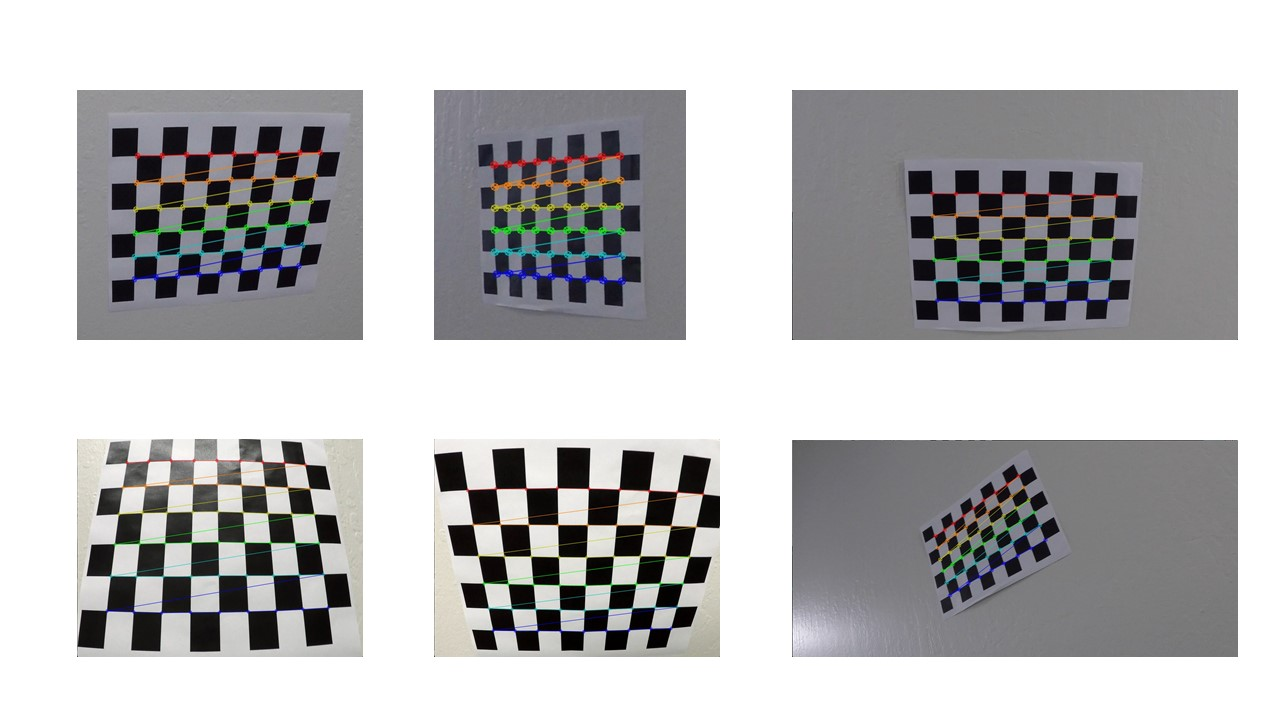
#> input picture calibration.JPG, 1280 x 720 px
$ python -i Advanced_lane_finding_resubmission.py   (imports and definitions only)   (older library calls are emulated)
#> lines starting #> are read from the running program, lines starting #| are printed output that depends on the picture


"""
This code was mostly taken from udacity carnd classroom Lesson 15 Advanced lane finding

And the functionalities were tested and compared with the code in the following repository
https://github.com/jeremy-shannon/CarND-Advanced-Lane-Lines/blob/master/project.ipynb
"""
#------------------- Importing Libraries ------------------------------------------------------------------------------------------------------------#
import numpy as np
import cv2
import glob
import matplotlib.pyplot as plt
from moviepy.editor import VideoFileClip

#------------------- Calibrate Camera Once  ---------------------------------------------------------------------------------------------------#

objpoints = [] # 3d points in real world space
imgpoints = [] # 2d points in image plane.

objp = np.zeros((6*9,3), np.float32) # first we construct a 3d array of all zeros, in our 2D image target we always have Z=0
objp[:,:2] = np.mgrid[0:9, 0:6].T.reshape(-1,2) # so, we keep Z=0 as it is and we generate a grid corresponding to our x,y corners preknown numbers

images = glob.glob('camera_cal/calibration*.jpg')
# [9 lines not run here, left out]

# [1 line that did not run here, left out]


#------------------- Defining necessary functions ---------------------------------------------------------------------------------------------------#
# [290 lines left out: functions Undistort, Birdeye, pipeline, Findlines, draw_lane, draw_data, not called in this run]


def process(frame): # video frame processing pipeline
    undist= Undistort (frame,mtx, dist) #undistort
    warped,Minv= Birdeye(undist) # warp prespective
    combined_binary1=pipeline(warped) # make it binary
    combined_binary2= combined_binary1[:,:,0] # make the binary 2D
    left_curverad, right_curverad, center_dist, left_fit, right_fit= Findlines (combined_binary2) # findlines on binary
    curv_rad= (left_curverad+right_curverad)/2 # calculate average curvature of both lines
    result, newwarp= draw_lane(undist, combined_binary1,left_fit, right_fit, Minv) # draw lane on frame
    newimg= draw_data(result, curv_rad, center_dist) # draw measurment data on frame
    return newimg

#----------------------------------------------------------------------------------------------------------------------------------------------------#

# [2 lines not run here, left out]

left_fit=[]
right_fit=[]


 #--------------------------------------------------------------------------------------------------

video_output1 = 'project_output_resubmission.mp4'
# [1 line that did not run here, left out]
# [1 line that did not run here, left out]
# [1 line not run here, left out]

#---------------------------------------------------------------------------------------------------
'''
cap = cv2.VideoCapture('challenge_video.mp4')
cv2.namedWindow('frames')

while(cap.isOpened()):
    ret, image = cap.read()

    if ret is True:
        image = process(image)
        cv2.imshow('frames', image) # show the combined image
        k= cv2.waitKey(5) & 0xFF

        if k==15:
         break

cv2.destroyAllWindows()
cap.release()
'''
#--------------------------------------------------------------------------------------------------
'''
test= glob.glob('test_images/*.jpg')

for t in test :
    image= cv2.imread(t)
    image = process(image)
    plt.imshow(image)
'''


>>> import cv2
>>> picture = cv2.imread('calibration.JPG', cv2.IMREAD_GRAYSCALE)
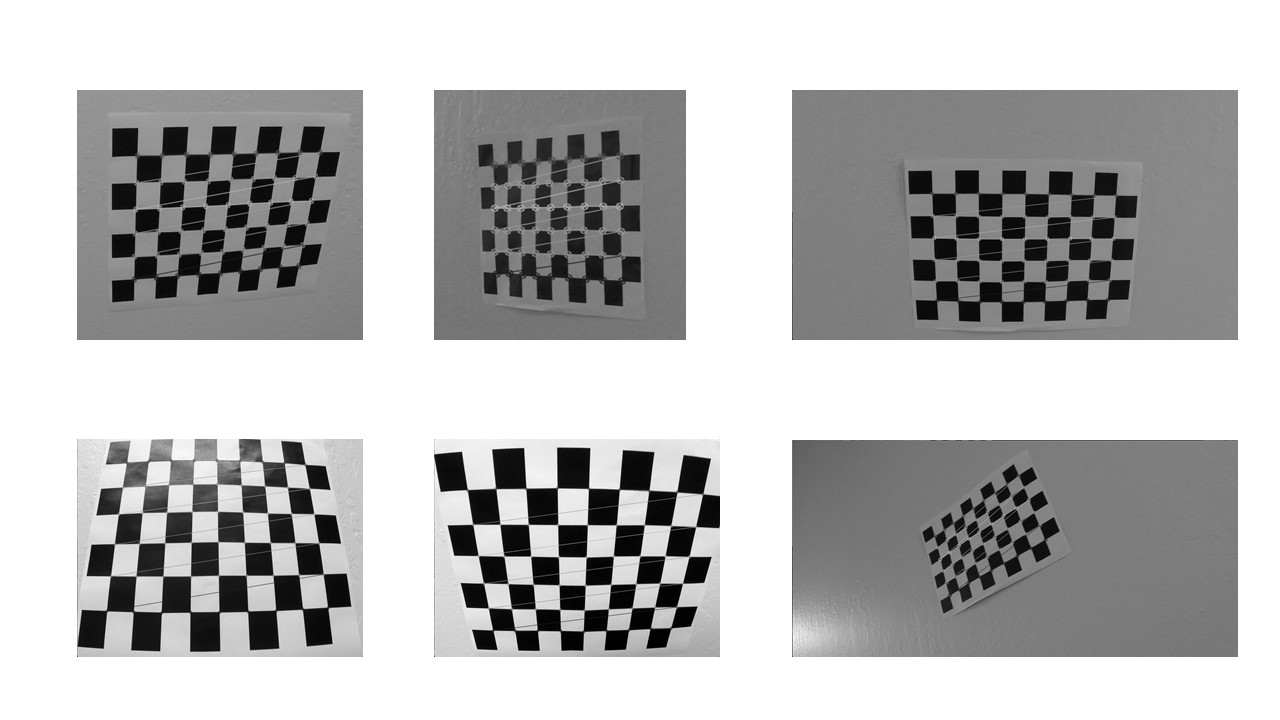
#> picture: shape (720, 1280); min 0, max 255, mean 186.4
#> (the run stopped early here; a loop or call above may not have finished)

$ run again, on processing.JPG
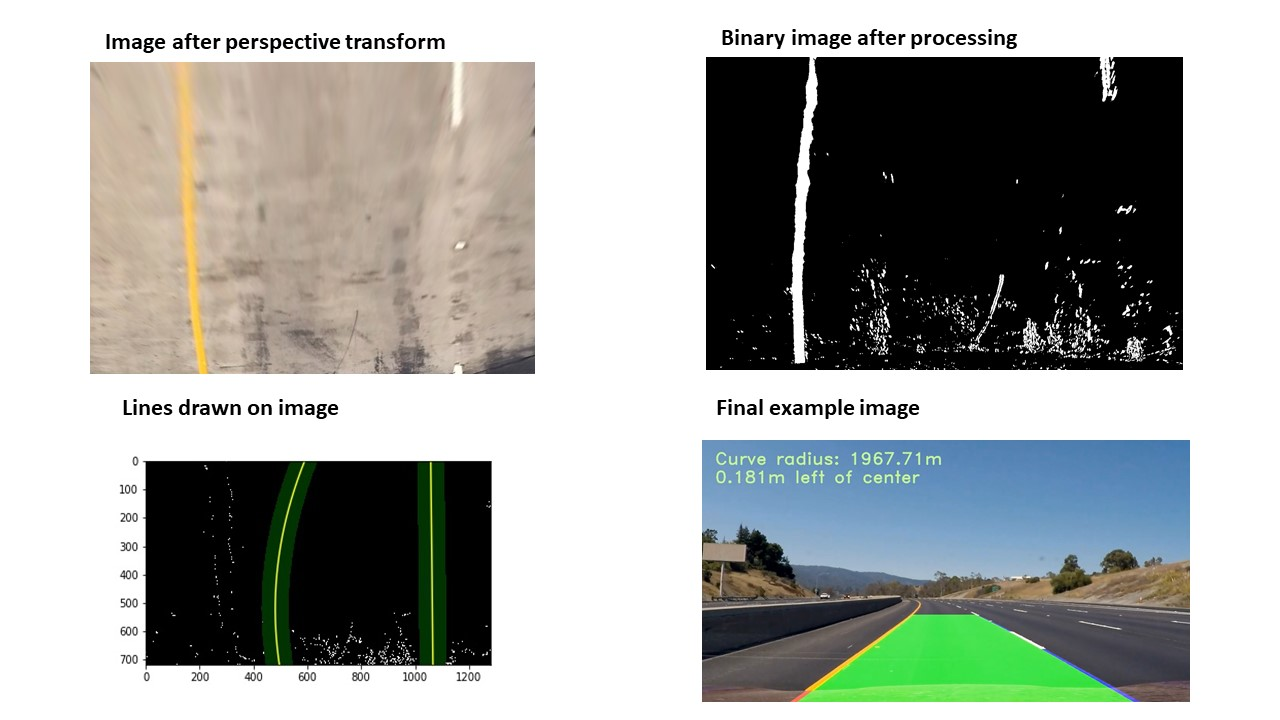
#> input picture processing.JPG, 1280 x 720 px
#> `picture = cv2.imread('calibration.JPG', cv2.IMREAD_GRAYSCALE)`:
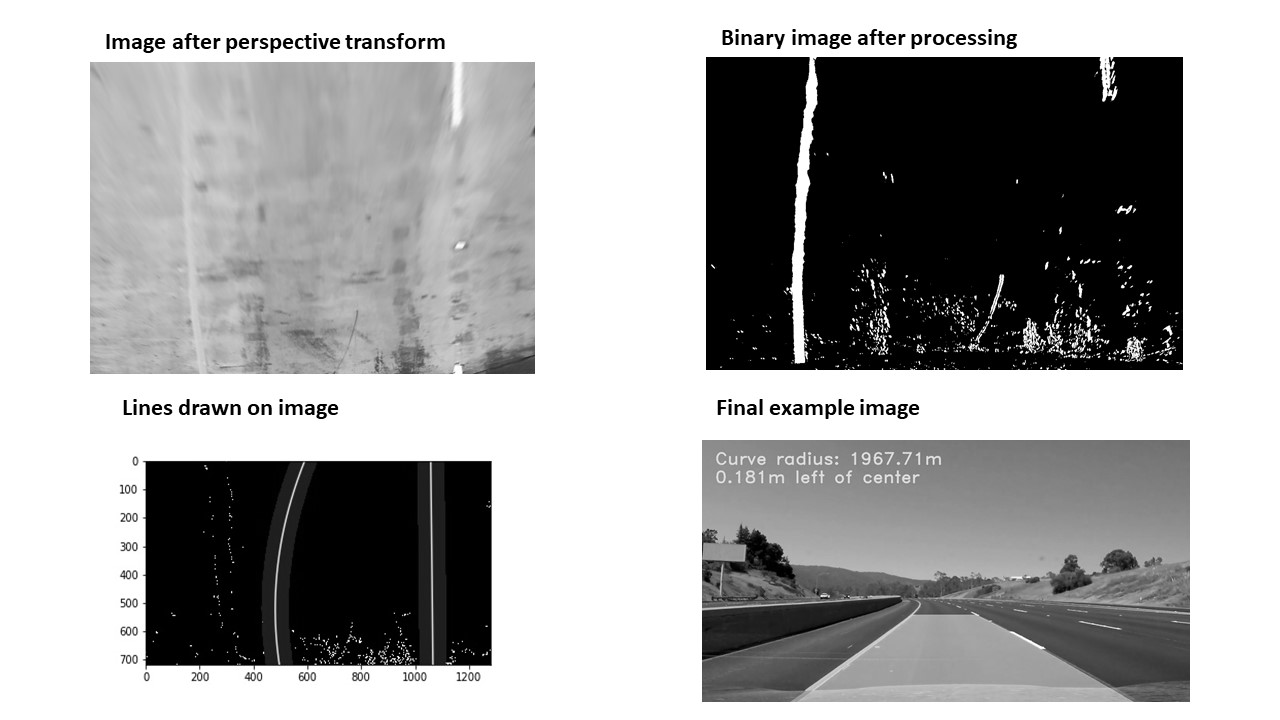
#> picture: shape (720, 1280); min 0, max 255, mean 164.7

$ run again, on undistortion.JPG
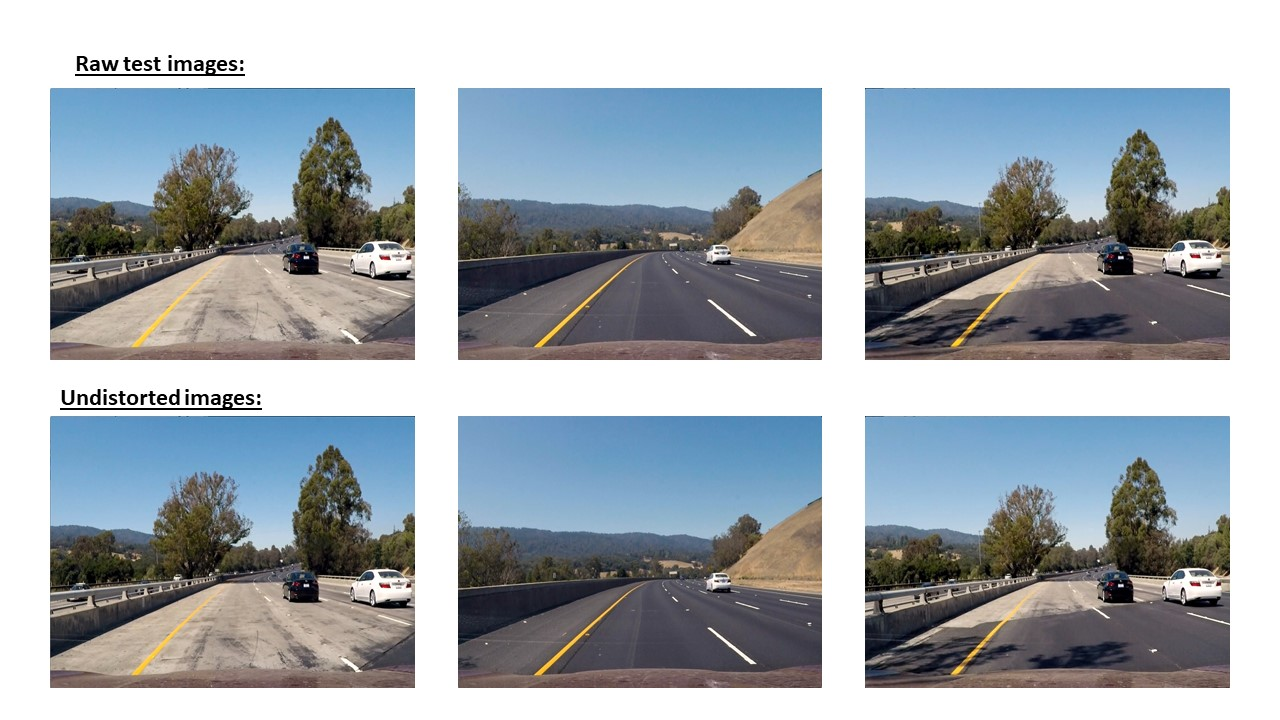
#> input picture undistortion.JPG, 1280 x 720 px
#> `picture = cv2.imread('calibration.JPG', cv2.IMREAD_GRAYSCALE)`:
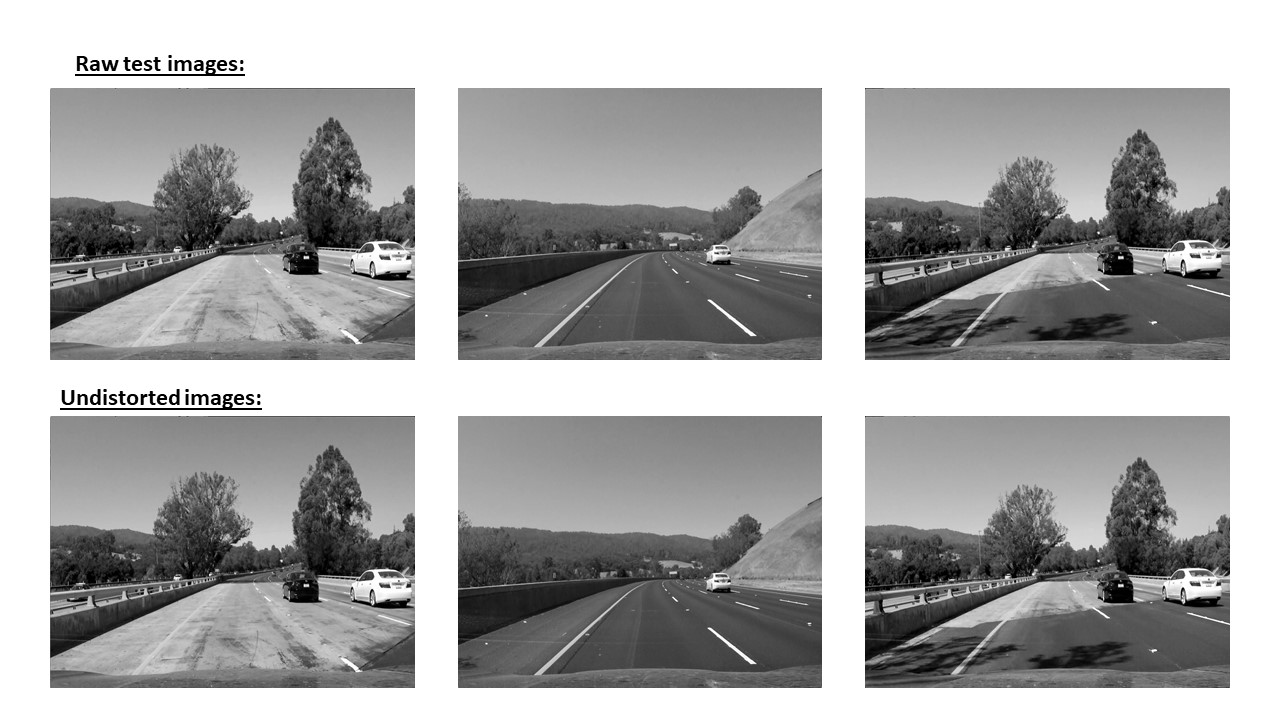
#> picture: shape (720, 1280); min 0, max 255, mean 168.8
